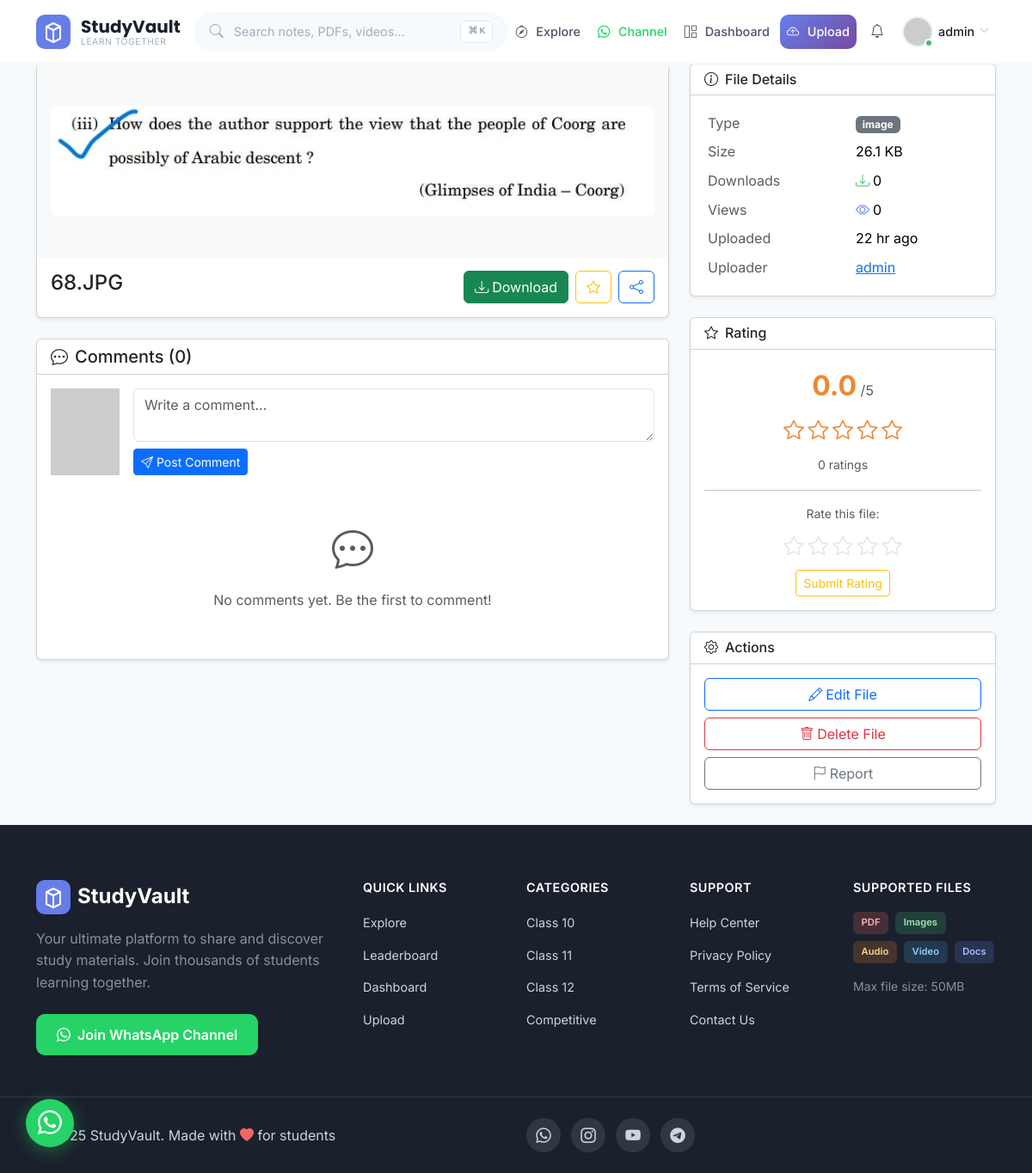
Before: /file/69 (signed in) with the older database file.
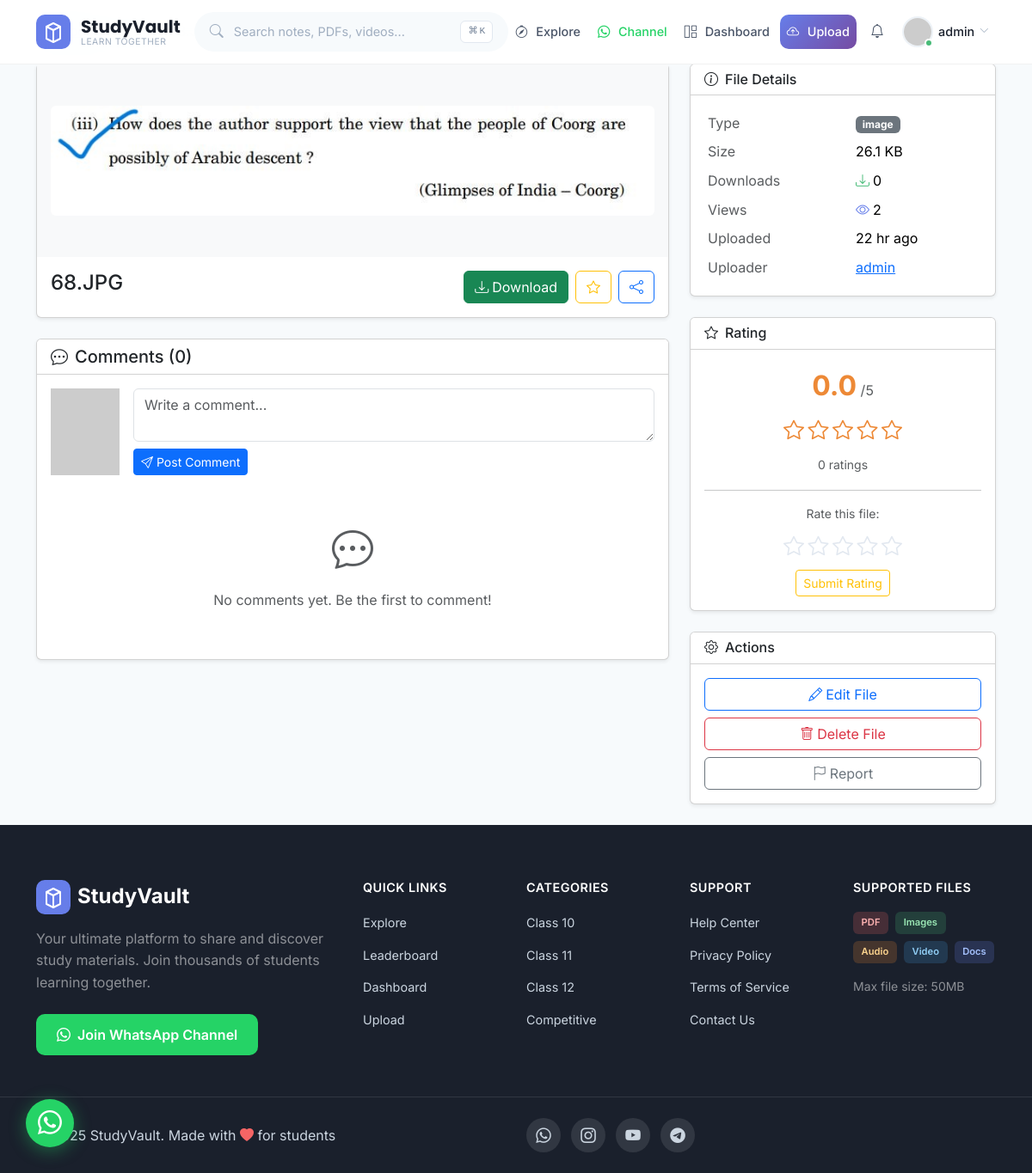
After: the same page with the newer database file.
### models.py (models this page shows, shortened)
class File(db.Model):
    __tablename__ = 'files'
    id = db.Column(db.Integer, primary_key=True)
    filename = db.Column(db.String(300), nullable=False)
    stored_filename = db.Column(db.String(300), nullable=False, unique=True)
    file_type = db.Column(db.String(20), nullable=False)
    mime_type = db.Column(db.String(100), nullable=True)
    description = db.Column(db.Text, nullable=True)
    folder_id = db.Column(db.Integer, db.ForeignKey('folders.id'), nullable=False)
    uploaded_by = db.Column(db.Integer, db.ForeignKey('users.id'), nullable=False)
    size = db.Column(db.BigInteger, nullable=False)
    download_count = db.Column(db.Integer, default=0)
    view_count = db.Column(db.Integer, default=0)
    share_token = db.Column(db.String(50), unique=True, nullable=True)
    uploaded_at = db.Column(db.DateTime, default=datetime.utcnow)
    updated_at = db.Column(db.DateTime, default=datetime.utcnow, onupdate=datetime.utcnow)
    comments = db.relationship('Comment', backref='file', lazy='dynamic', cascade='all, delete-orphan')
    ratings = db.relationship('Rating', backref='file', lazy='dynamic', cascade='all, delete-orphan')
    tags = db.relationship('Tag', secondary='file_tags', backref='files', lazy='dynamic')
    def get_size_formatted(self):
        size = self.size
        for unit in ['B', 'KB', 'MB', 'GB']:
            if size < 1024:
                return f"{size:.1f} {unit}"
            size /= 1024
        return f"{size:.1f} TB"
    def get_average_rating(self):
        ratings = self.ratings.all()
        if not ratings:
            return 0
        return sum(r.rating for r in ratings) / len(ratings)
    def get_rating_count(self):
        return self.ratings.count()
    def get_comments_count(self):
        return self.comments.count()

### app.py (the view)
@app.route('/file/<int:file_id>')
def file_view(file_id):
    file = File.query.get_or_404(file_id)
    folder = file.folder
    if not folder.is_public:
        if not current_user.is_authenticated or folder.owner_id != current_user.id:
            abort(403)
    file.view_count += 1
    db.session.commit()
    comments = file.comments.filter_by(parent_id=None).order_by(Comment.created_at.desc()).all()
    comment_form = CommentForm()
    rating_form = RatingForm()
    user_rating = None
    if current_user.is_authenticated:
        user_rating = Rating.query.filter_by(file_id=file_id, user_id=current_user.id).first()
    is_starred = False
    if current_user.is_authenticated:
        is_starred = Favourite.query.filter_by(
            user_id=current_user.id,
            file_id=file_id
        ).first() is not None
    return render_template('file_view.html',
                         file=file,
                         folder=folder,
                         comments=comments,
                         comment_form=comment_form,
                         rating_form=rating_form,
                         user_rating=user_rating,
                         is_starred=is_starred)

### forms.py
class CommentForm(FlaskForm):
    content = TextAreaField('Comment', validators=[DataRequired(), Length(min=2, max=1000)])
    parent_id = HiddenField('Parent Comment ID')

class RatingForm(FlaskForm):
    rating = IntegerField('Rating', validators=[DataRequired(), NumberRange(min=1, max=5)])

### app.py (called while the page is built)
@login_manager.user_loader
def load_user(user_id):
    return User.query.get(int(user_id))

@app.context_processor
def utility_processor():
    def get_unread_count():
        if current_user.is_authenticated:
            return current_user.get_unread_notifications_count()
        return 0
    def get_announcements():
        return Announcement.query.filter_by(is_active=True).order_by(Announcement.is_pinned.desc(), Announcement.created_at.desc()).limit(3).all()
    return dict(
        format_datetime=format_datetime,
        format_number=format_number,
        get_unread_count=get_unread_count,
        get_announcements=get_announcements,
        whatsapp_link=app.config.get('WHATSAPP_CHANNEL', '#'),
        app_name=app.config.get('APP_NAME', 'StudyVault'),
        current_year=datetime.now().year
    )

### templates/file_view.html (shortened to what the changed rows need)
{% extends 'base.html' %}
{% block content %}
<div class="container py-4">
    <div class="row">
        <div class="col-lg-8 mb-4">
            <div class="card shadow-sm">
                <div class="card-body">
                    <div class="d-flex justify-content-between align-items-start flex-wrap">
                        <div>
                            <h4 class="mb-2">{{ file.filename }}</h4>
                        </div>
                    </div>
                </div>
            </div>
        </div>
        <div class="col-lg-4">
            <div class="card shadow-sm mb-4">
                <div class="card-body">
                    <table class="table table-sm table-borderless mb-0">
                        <tr>
                            <td><span class="badge bg-secondary">{{ file.file_type }}</span></td>
                        </tr>
                        <tr>
                            <td class="text-muted">Size</td>
                            <td>{{ file.get_size_formatted() }}</td>
                        </tr>
                        <tr>
                            <td class="text-muted">Downloads</td>
                            <td><i class="bi bi-download text-success me-1"></i>{{ file.download_count }}</td>
                        </tr>
                        <tr>
                            <td class="text-muted">Views</td>
                            <td><i class="bi bi-eye text-primary me-1"></i>{{ file.view_count }}</td>
                        </tr>
                        <tr>
                            <td class="text-muted">Uploaded</td>
                            <td>{{ format_datetime(file.uploaded_at) }}</td>
                        </tr>
                    </table>
                </div>
            </div>
                    {% set avg_rating = file.get_average_rating() %}
        </div>
    </div>
</div>
{% endblock %}

Changed rows visible on the page:
changed File "68.JPG": view_count "0" → "2"
